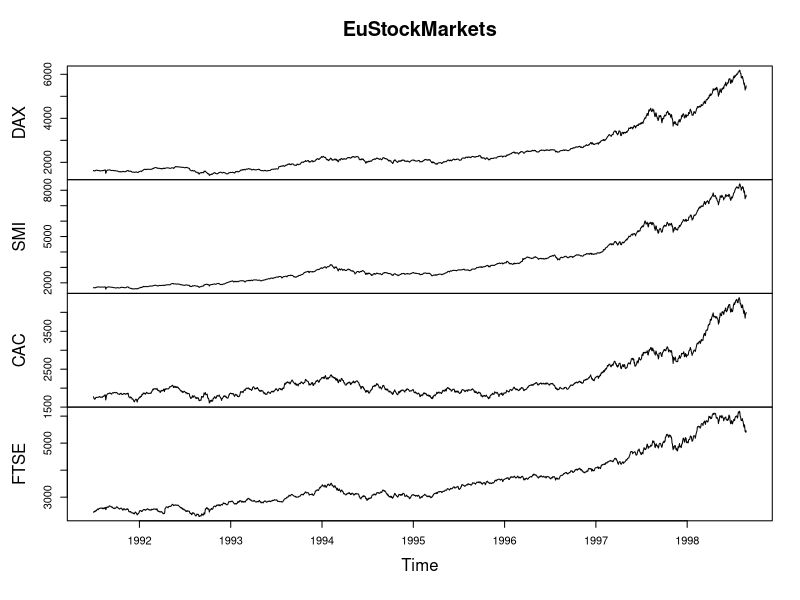
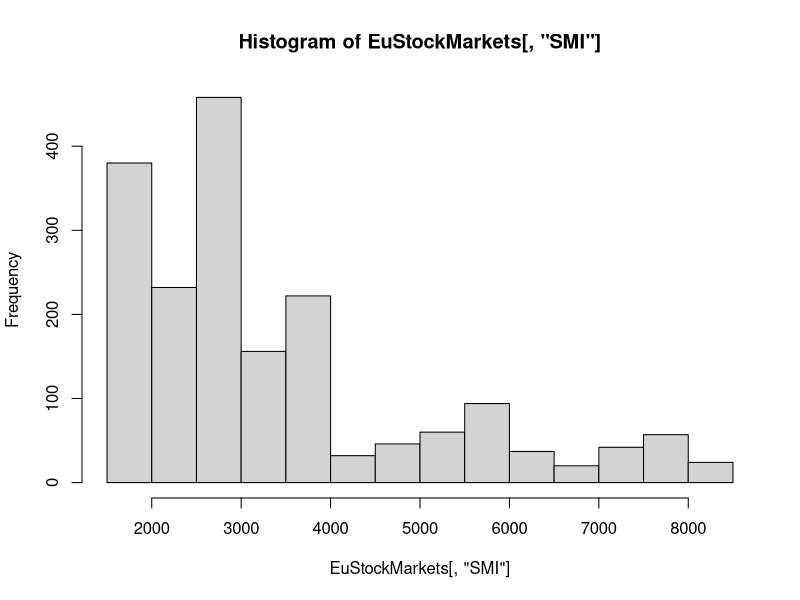
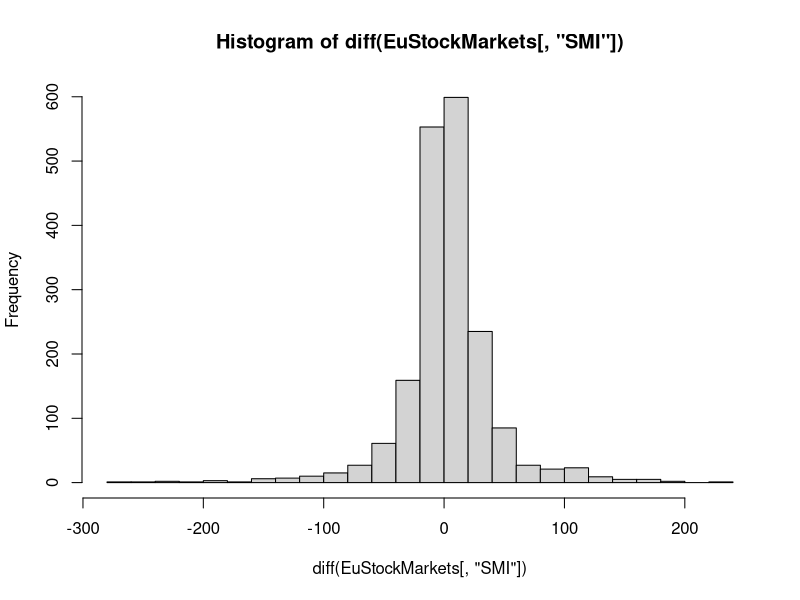
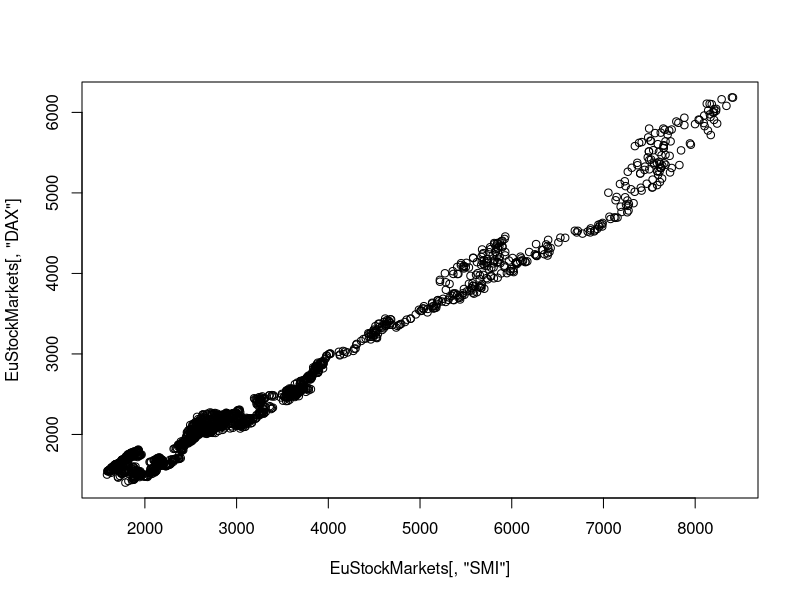
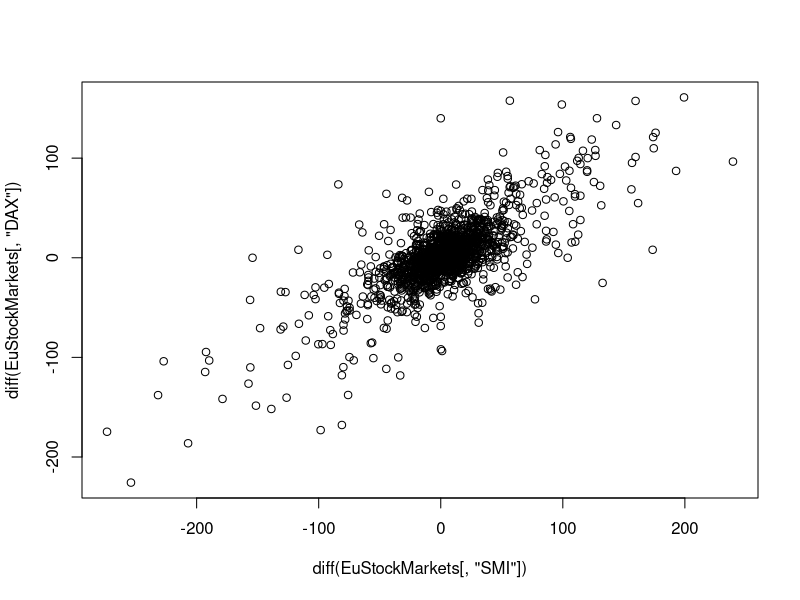
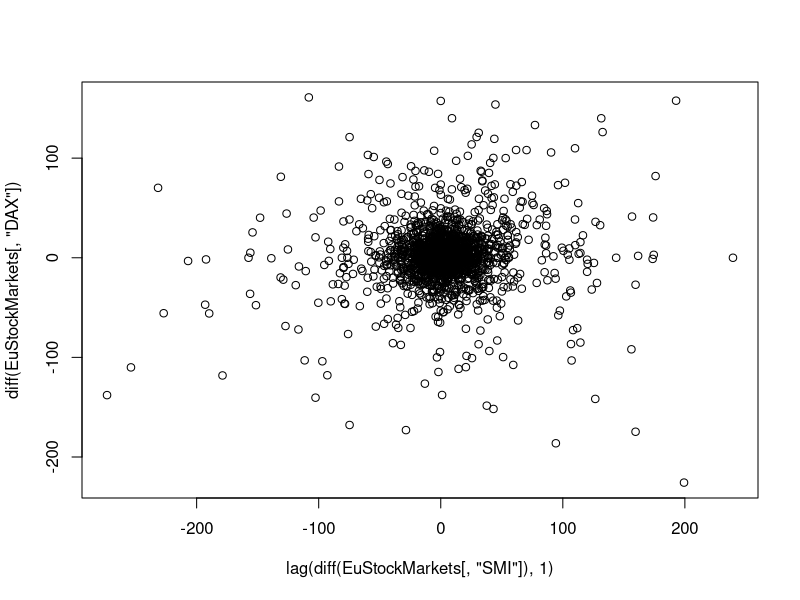
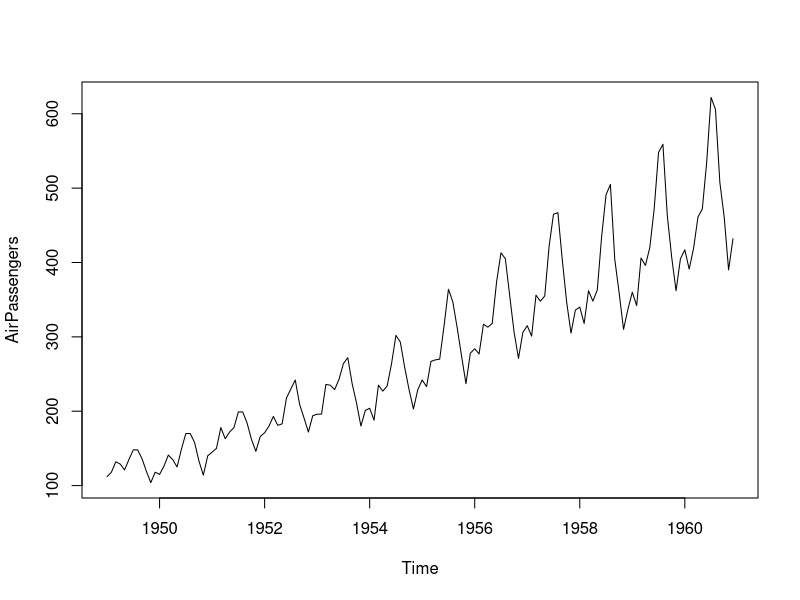
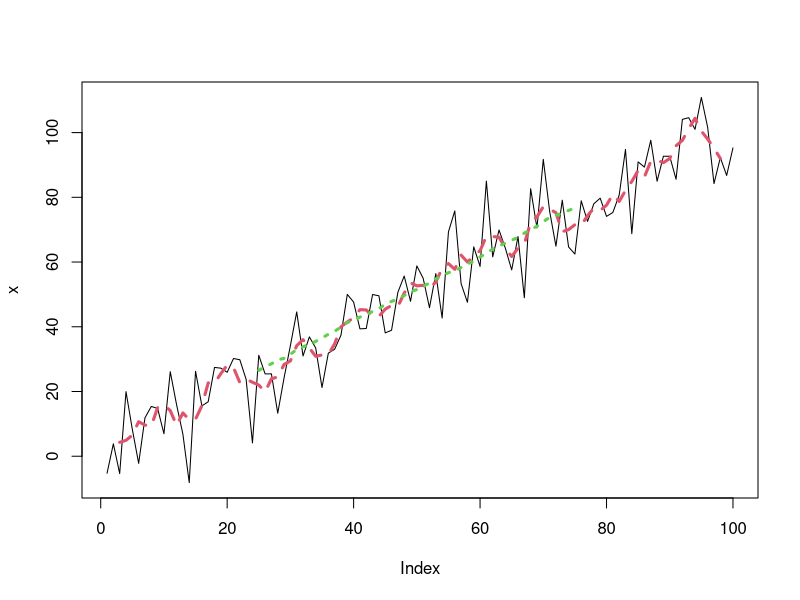

Generate these figures, in order, with R:
## ---- chunk 1
library(tseries)
## ---- chunk 2
head(EuStockMarkets, n = 5)
## ---- chunk 3
plot(EuStockMarkets)
## ---- chunk 4
class(EuStockMarkets)
## ---- chunk 5
frequency(EuStockMarkets)
## ---- chunk 6
start(EuStockMarkets)
end(EuStockMarkets)
## ---- chunk 7
head( window(
  EuStockMarkets, start = 1996, end = 1998
), n = 4)
## ---- chunk 8
hist(EuStockMarkets[, "SMI"])
## ---- chunk 9
hist(diff(EuStockMarkets[, 'SMI']), 30)
## ---- chunk 10
# Valores de duas ações ao longo do tempo
plot(EuStockMarkets[, "SMI"], EuStockMarkets[, "DAX"])
## ---- chunk 11
# Valores de mudanças diarias em relação a duas ações
#  ao longo do tempo
plot(diff(EuStockMarkets[, "SMI"]), diff(EuStockMarkets[, "DAX"]))
## ---- chunk 12
x <- ts(c(1, 2, 3, 4), start = 0, frequency = 1)
x
## ---- chunk 13
lag(x, 1)
## ---- chunk 14
plot(lag(diff(EuStockMarkets[, "SMI"]), 1), diff(EuStockMarkets[, "DAX"]))
## ---- chunk 15
options(repr.plot.res = 300)
plot(AirPassengers)
## ---- chunk 16
adf.test(AirPassengers)
## ---- chunk 17
kpss.test(AirPassengers)
## ---- chunk 18

# cacula a media movel usando a base R
set.seed(seed = 1)
x = rnorm(n = 100, mean = 0, sd = 10) + 1:100
head(x, 10)
## ---- chunk 19
# funcao filtro
mn =function(n) rep(1/n, n)
## ---- chunk 20
b =c(1, 2, 3, 4)

mean(b)

filter(b, mn(2))
## ---- chunk 21
plot(x, type='l', lwd = 1)

lines(filter(x, mn(5)), col = 2, lwd = 3, lty = 2)
lines(filter(x, mn(50)), col = 3, lwd = 3, lty = 3)
## ---- chunk 22
require(zoo)
## ---- chunk 23
# Calculando a janela deslizante com alinhamento à esquerda
f1_ = rollapply(
  zoo(x), 20, function(w) min(w), align = "left", partial = TRUE
)

# Calculando a janela deslizante com alinhamento à direita
f2_ = rollapply(
  zoo(x), 20, function(w) min(w), align = "right", partial = TRUE
)
## ---- chunk 24

# Plotando a série original
plot(x, type="l", lwd = 1)

# Adicionando a linha de f1_ (mínimos com alinhamento à esquerda)
lines(f1_, col = 2, lwd = 3, lty = 2)

# Adicionando a linha de f2_ (mínimos com alinhamento à direita)
lines(f2_, col = 3, lwd = 3, lty = 3)

## ---- chunk 25
cummax(b)
cumsum(b)
## ---- chunk 26
# Plotando a série original
plot(x, type="l", lwd = 1)


lines(cummax(x), col = 2, lwd = 3, lty = 2)


lines(cumsum(x)/1:length(x), col = 3, lwd = 3, lty = 3)
